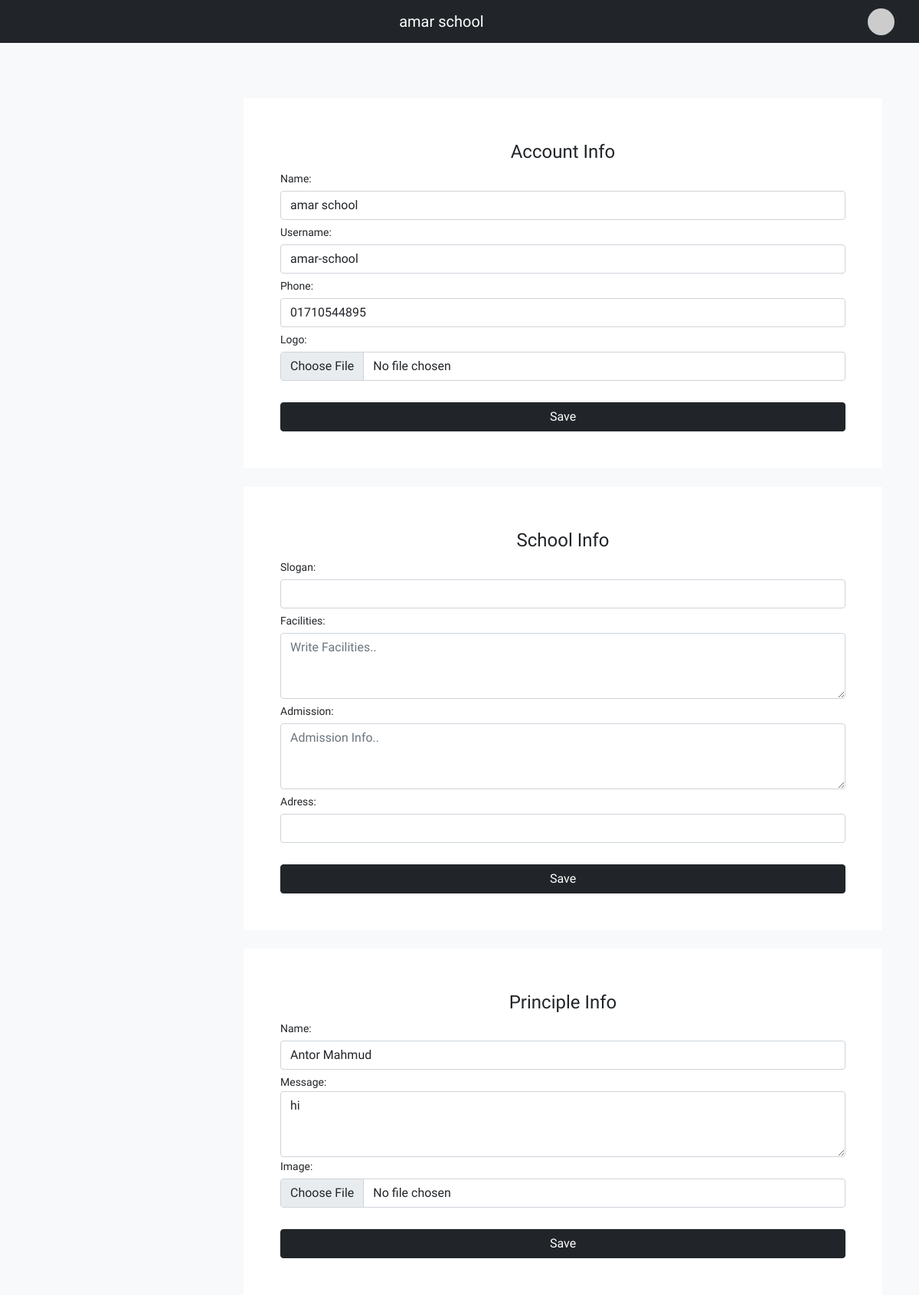
Before: /dashboard/school-info (signed in) with the older database file.
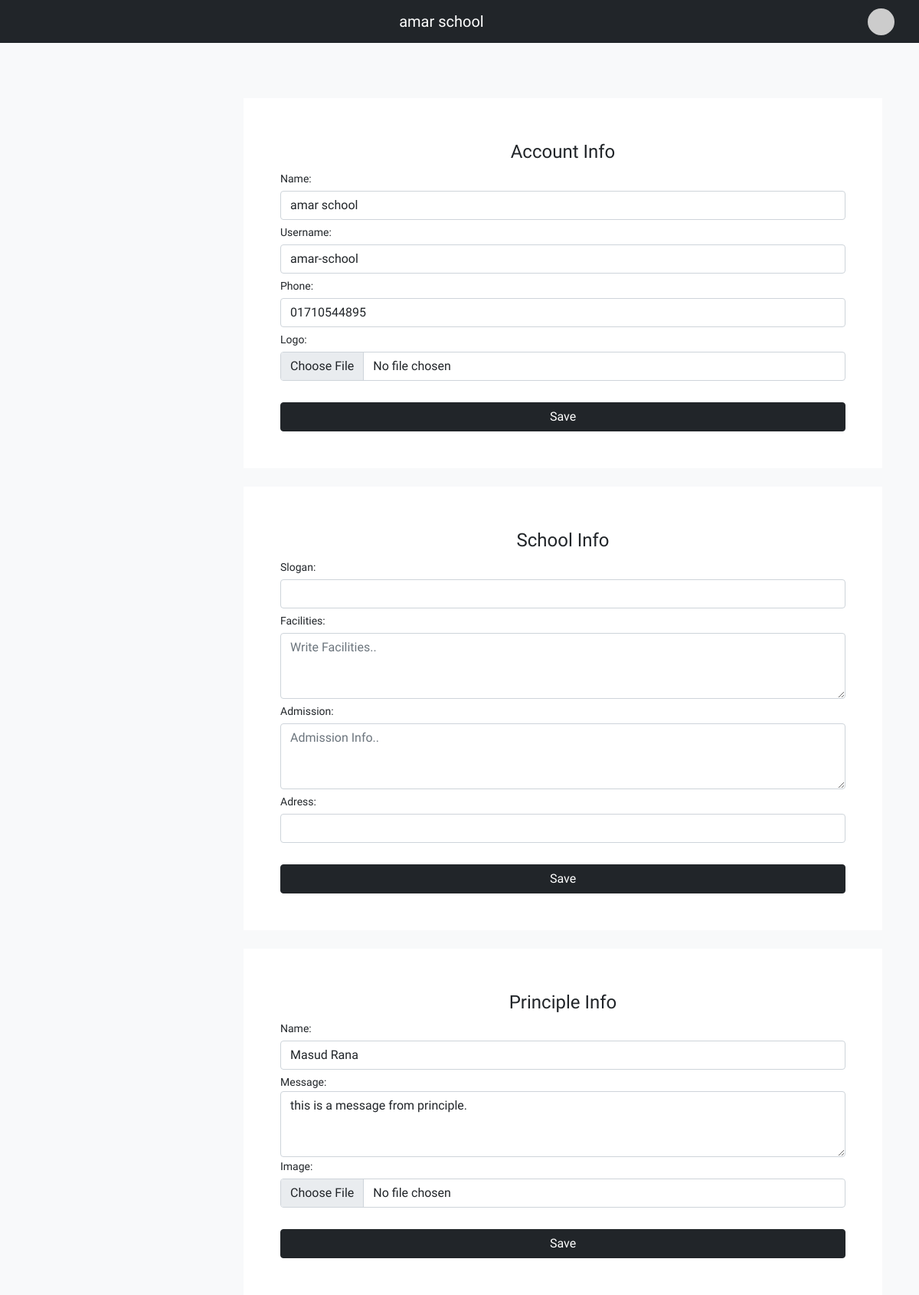
After: the same page with the newer database file.
### base/models.py (models this page shows, shortened)
class Principle(models.Model):
   school = models.ForeignKey(User, on_delete=models.CASCADE)
   name = models.CharField(max_length=100)
   image = models.FileField(upload_to='principle')
   message = models.TextField()

### base/views.py (the view, shortened to what this page needs)
# urls.py: path('dashboard/school-info', school_info, name='si'),
def school_info(r):
  si = SchoolInfo.objects.get_or_create(school=r.user)
  p = Principle.objects.filter(school=r.user)[0]
  return render(r, 'dashboard/info.html',context={'p':p,'si':si})

### base/context_processors.py (called while the page is built)
def get_subjects(r):
  context = {'subjects': Subject.objects.all()}
  return context

def get_classes(r):
  context = {'classes': Class.objects.filter(school__id=r.user.id)}
  return context

def get_years(r):
  context = {'years':Year.objects.all()}
  return context

def get_sec(r):
  context = {'sections':Section.objects.all()}
  return context

def get_day(r):
  context = {'days':Day.objects.all()}
  return context

### base/models.py (called while the page is built)
  def __str__(self):
    return self.name

### templates/dashboard/info.html (shortened to what this page needs)
{% extends 'dashboard/dashboard.html' %}
{% block body %}
<div class="col-md-12">
<section class="container">
    <div class="p-5 card-body bg-white">
        <h4 class="my-2 text-center text-dark">
            Account Info
        </h4>
        <form id="frm" enctype="multipart/form-data" onsubmit="submitForm()">
            <small>Name:</small>
            <input class="form-control my-1" type="text" name="name" value="{{request.user.name}}">
            <small>Username:</small>
            <input class="form-control my-1" type="text" name="un" value="{{request.user.username}}">
            <small>Phone:</small>
            <input class="form-control my-1" type="text" name="number" value="{{request.user.number}}">
            <small>Logo:</small>
            <input class="form-control my-1" type="file" name="logo">
            <br> <input type="hidden" value={{request.user.username}} name="clg">
            <button id="svbtn" type="submit" class="w-100 btn btn-dark">Save</button>
        </form>
    </div>
    <br>
    <div class="p-5 card-body bg-white">
        <h4 class="my-2 text-center text-dark">
            School Info
        </h4>
        <form id="frm1" onsubmit="submitFormx()">
            <small>Slogan:</small>
            <input class="form-control my-1" type="text" name="slogan" value="{{si.slogan}}">
            <small>Facilities:</small>
           <textarea name="facilities" class="form-control my-1" rows="3" placeholder="Write Facilities..">{{si.facilities}}</textarea>
            <small>Admission:</small>
            <textarea name="addmission" class="form-control my-1" rows="3" placeholder="Admission Info..">{{si.admission}}</textarea>
            <small>Adress:</small>
            <input class="form-control my-1" type="text" name="address" value="{{si.address}}">
            <br>
            <button id="svbtn1" type="submit" class="w-100 btn btn-dark">Save</button>
        </form>
    </div>
<br>
    <div class="my2 p-5 card-body bg-white">
        <h4 class="my-2 text-center text-dark">
            Principle Info
        </h4>
        <form id="frmp" enctype="multipart/form-data" onsubmit="prin()">
            <small>Name:</small>
            <input class="form-control my-1" type="text" name="namep" value="{{p.name}}">
            <small>Message:</small>
           <textarea name="mess" id="" class="form-control" rows="3">{{p.message}}</textarea>
            <small>Image:</small>
            <input class="form-control my-1" type="file" name="img">
            <br> <input type="hidden" value={{request.user.username}} name="clg">
            <button id="svbtnp" type="submit" class="w-100 btn btn-dark">Save</button>
        </form>
    </div>
  </section>
</div>
{% endblock %}

Changed rows visible on the page:
changed Principle: namep "Antor Mahmud" → "Masud Rana"; mess "hi" → "this is a message from principle."
